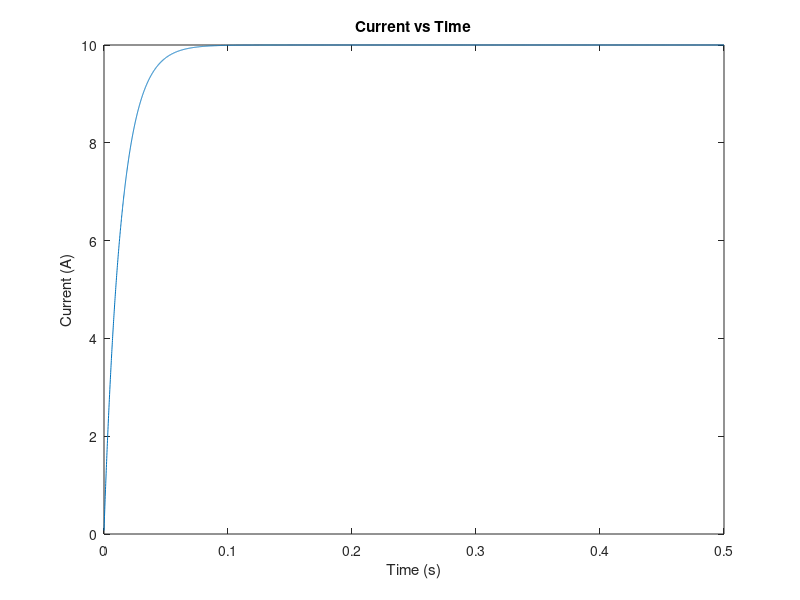

This chart was generated by the following MATLAB code:
% DC Electrical Motor Simulation
% Using Numerical Integration (Euler)
clear; close all; clc;

% Simulation parameters
tf = 0.5; % Final time
dt = 0.0001; % Time step df < l/R inductor / resistor
Ntf = floor(tf / dt); % Number of steps
tk = 1; % indexing array

% Parameters
% Formula:
% di_dt = (u - R*I - k*w) / L;
R = 0.8; % Resistance of the motor
L = 0.011; % Inductance of the motor
k = 1.91; % Emf constant
u0 = 0; % Initial voltage
I = 0; % Initial current
t = 0; % Initial time
u = 8; % Input voltage
w = 0; % Initial angular velocity

% Initialization
tt = zeros(1, Ntf); % Time vector
It = zeros(1, Ntf); % Current vector
ut = zeros(1, Ntf); % Voltage vector

% Euler integration loop
while t < tf
    % Compute derivatives
    dI_dt = (u - R*I - k*w) / L;
    % Update state variables
    I = I + dI_dt * dt;

    % Store results
    tt(tk) = t;
    It(tk) = I;
    ut(tk) = u;

    % Increment loop counter
    t = t + dt;
    tk = tk + 1;
end

% Plot results
figure;
plot(tt, It);
title('Current vs Time');
xlabel('Time (s)'); 
ylabel('Current (A)');